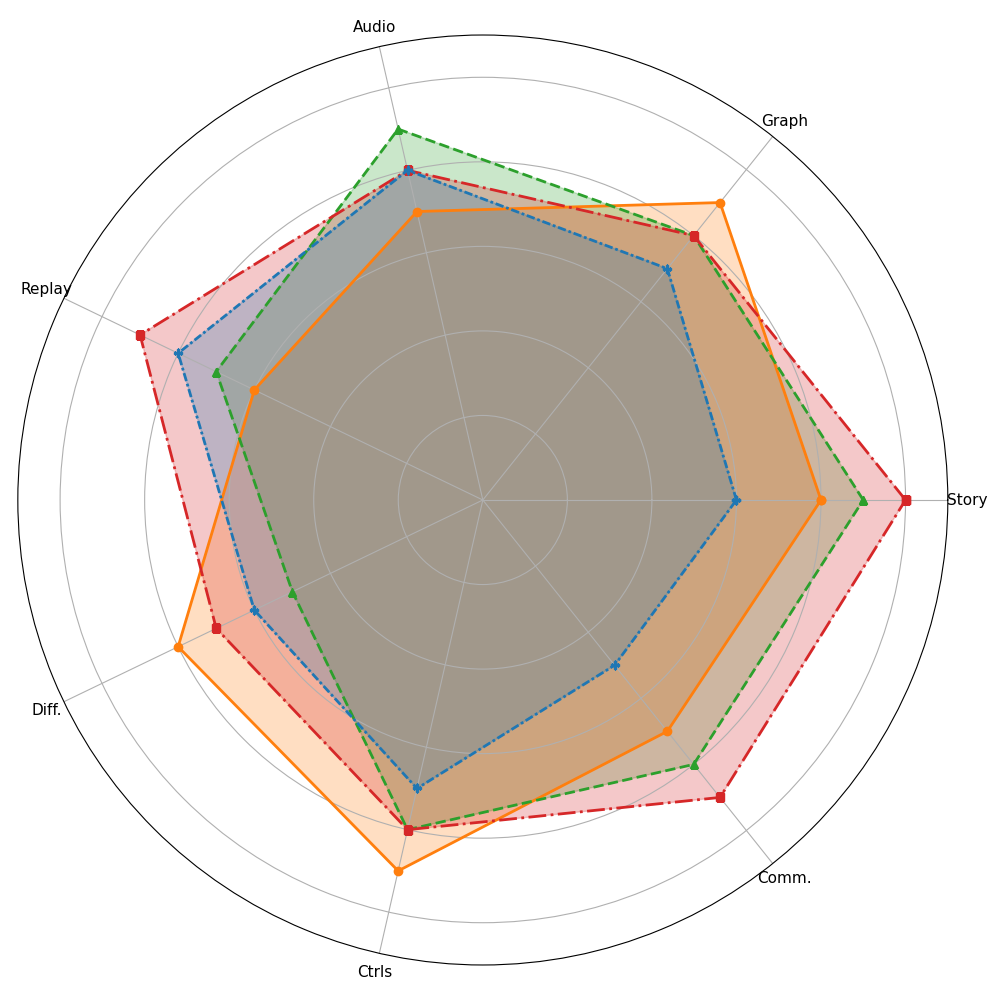

Write Python code to recreate this figure.
import matplotlib.pyplot as plt
import numpy as np

# Shortened category labels
categories = ['Story', 'Graph', 'Audio', 'Replay', 'Diff.', 'Ctrls', 'Comm.']

# Game ratings (unchanged)
action_game = [8, 9, 7, 6, 8, 9, 7]
adventure_game = [9, 8, 9, 7, 5, 8, 8]
role_playing_game = [10, 8, 8, 9, 7, 8, 9]
sports_game = [6, 7, 8, 8, 6, 7, 5]

# Closing the loop
action_game += action_game[:1]
adventure_game += adventure_game[:1]
role_playing_game += role_playing_game[:1]
sports_game += sports_game[:1]

# Plot setup
num_vars = len(categories)
angles = np.linspace(0, 2 * np.pi, num_vars, endpoint=False).tolist()
angles += angles[:1]

fig, ax = plt.subplots(figsize=(10, 10), subplot_kw=dict(polar=True))
plt.ylim(0, 11)

# Simplified genre names
genres = {
    'Act': ('#ff7f0e', 'solid', 'o'),
    'Adv': ('#2ca02c', '--', '^'),
    'RPG': ('#d62728', 'dashdot', 's'),
    'SPT': ('#1f77b4', (0, (3, 1, 1, 1)), 'P')
}

datasets = [action_game, adventure_game, role_playing_game, sports_game]

for data, style in zip(datasets, genres.values()):
    color, linestyle, marker = style
    ax.plot(angles, data, color=color, linewidth=2, linestyle=linestyle, marker=marker, markersize=6)
    ax.fill(angles, data, color=color, alpha=0.25)

# Apply new labels
ax.set_xticks(angles[:-1])
ax.set_xticklabels(categories, color='black', size=11)
ax.set_yticklabels([])

plt.tight_layout()
plt.show()
